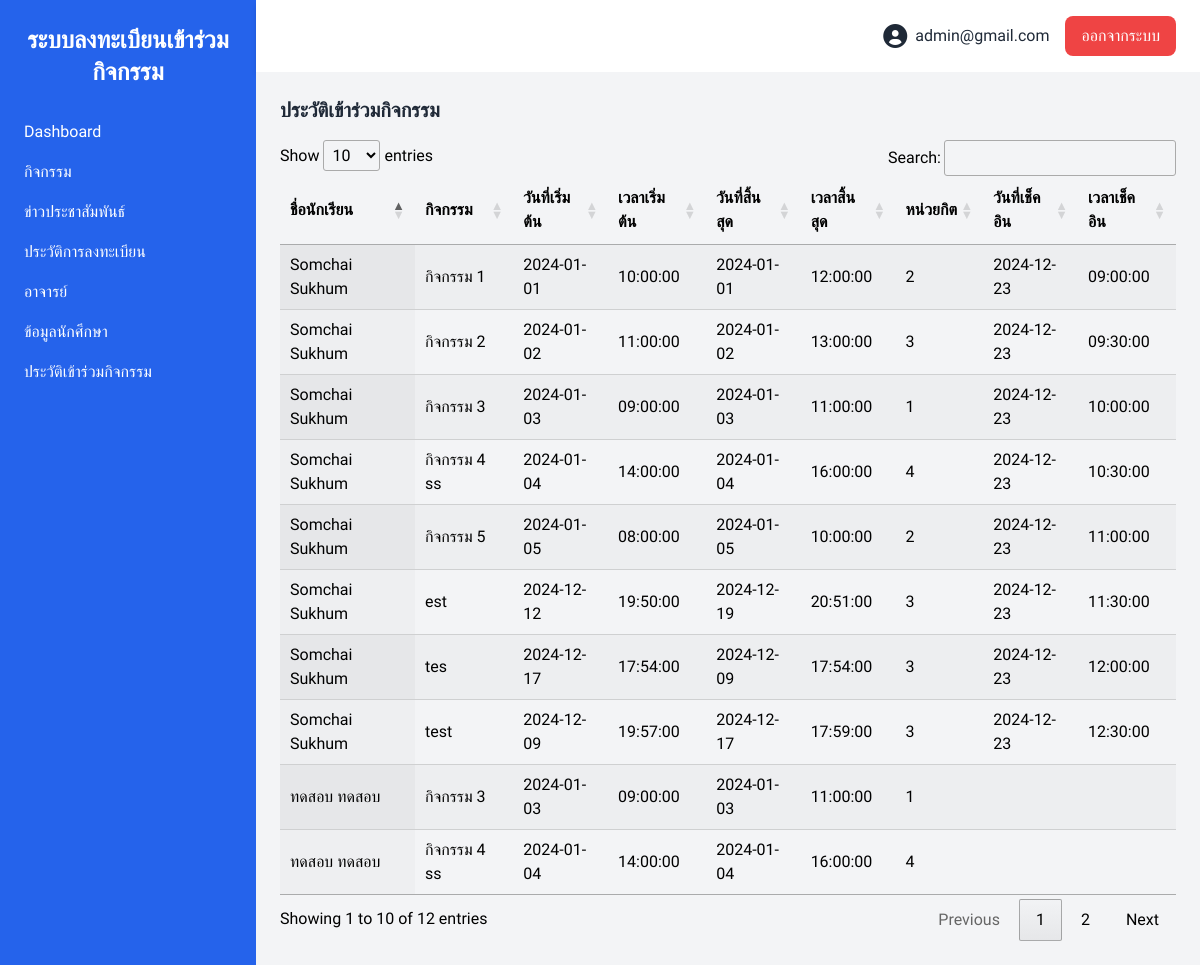
The page /admin_log.php (signed in) on the database its author committed.
### tables this page shows
CREATE TABLE `registrations` (
  `id` int(11) NOT NULL,
  `student_id` int(11) NOT NULL,
  `activity_id` int(11) NOT NULL,
  `registration_date` timestamp NOT NULL DEFAULT current_timestamp()
);

CREATE TABLE `users` (
  `id` int(11) NOT NULL,
  `student_id` varchar(50) NOT NULL,
  `first_name` varchar(50) NOT NULL,
  `last_name` varchar(50) NOT NULL,
  `email` varchar(255) NOT NULL,
  `password` varchar(255) NOT NULL,
  `role` enum('student','teacher','admin') NOT NULL DEFAULT 'student',
  `year_id` int(11) DEFAULT NULL,
  `program_id` int(11) DEFAULT NULL,
  `branch_id` int(11) DEFAULT NULL,
  `created_at` timestamp NOT NULL DEFAULT current_timestamp(),
  `updated_at` timestamp NOT NULL DEFAULT current_timestamp() ON UPDATE current_timestamp()
);

CREATE TABLE `activities` (
  `id` int(11) NOT NULL,
  `name` varchar(255) NOT NULL,
  `description` text NOT NULL,
  `start_date` date NOT NULL,
  `start_time` time NOT NULL,
  `end_date` date NOT NULL,
  `end_time` time NOT NULL,
  `credits` int(11) NOT NULL,
  `status` tinyint(1) NOT NULL DEFAULT 1,
  `image` varchar(255) NOT NULL,
  `created_at` timestamp NOT NULL DEFAULT current_timestamp(),
  `updated_at` timestamp NOT NULL DEFAULT current_timestamp() ON UPDATE current_timestamp()
);

CREATE TABLE `check_ins` (
  `id` int(11) NOT NULL,
  `student_id` int(11) NOT NULL,
  `activity_id` int(11) NOT NULL,
  `check_in_date` date NOT NULL,
  `check_in_time` time NOT NULL,
  `created_at` timestamp NOT NULL DEFAULT current_timestamp(),
  `updated_at` timestamp NOT NULL DEFAULT current_timestamp() ON UPDATE current_timestamp()
);

### admin_log.php (the view, shortened to what this page needs)
<?php
include('db_connection.php');
$sql = "
    SELECT
        r.id AS registration_id,
        u.first_name,
        u.last_name,
        a.name AS activity_name,
        a.start_date,
        a.start_time,
        a.end_date,
        a.end_time,
        a.credits,
        ci.check_in_date,
        ci.check_in_time
    FROM registrations r
    JOIN users u ON r.student_id = u.id
    JOIN activities a ON r.activity_id = a.id
    LEFT JOIN check_ins ci ON ci.student_id = u.id AND ci.activity_id = a.id
    WHERE u.role = 'student';
";
$result = $conn->query($sql);
?>
<!DOCTYPE html>
<html lang="en">
<head>
    <link href="https://cdnjs.cloudflare.com/ajax/libs/font-awesome/6.0.0-beta3/css/all.min.css" rel="stylesheet">
    <link rel="stylesheet" href="https://cdn.datatables.net/1.11.5/css/jquery.dataTables.min.css">
    <script src="https://cdn.tailwindcss.com"></script>
</head>
<body class="bg-gray-100 flex min-h-screen">
    <aside class="w-64 bg-blue-600 text-white flex flex-col">
        <div class="p-6 text-center">
            <h1 class="text-2xl font-bold">ระบบลงทะเบียนเข้าร่วมกิจกรรม</h1>
        </div>
             <?php include('menu.php'); ?>
    </aside>
    <div class="flex-1 flex flex-col">
        <?php include('topbar.php'); ?>
        <main class="p-6 bg-gray-100 flex-1">
            <h3 class="text-xl font-bold text-gray-800 mb-4">ประวัติเข้าร่วมกิจกรรม</h3>
            <table id="studentTable" class="display w-full">
                <thead>
                    <tr>
                        <th>ชื่อนักเรียน</th>
                        <th>กิจกรรม</th>
                        <th>วันที่เริ่มต้น</th>
                        <th>เวลาเริ่มต้น</th>
                        <th>วันที่สิ้นสุด</th>
                        <th>เวลาสิ้นสุด</th>
                        <th>หน่วยกิต</th>
                        <th>วันที่เช็คอิน</th>
                        <th>เวลาเช็คอิน</th>
                    </tr>
                </thead>
                <tbody>
                    <?php
                    if ($result->num_rows > 0) {
                        while ($row = $result->fetch_assoc()) {
                            echo "<tr>
                            <td>{$row['first_name']} {$row['last_name']}</td>
                            <td>{$row['activity_name']}</td>
                            <td>{$row['start_date']}</td>
                            <td>{$row['start_time']}</td>
                            <td>{$row['end_date']}</td>
                            <td>{$row['end_time']}</td>
                            <td>{$row['credits']}</td>
                            <td>{$row['check_in_date']}</td>
                            <td>{$row['check_in_time']}</td>
                        </tr>";
                        }
                    } else {
                        echo "<tr><td colspan='8'>ไม่มีข้อมูล</td></tr>";
                    }
                    ?>
                </tbody>
            </table>
        </main>
    </div>
</body>
</html>

### menu.php (shortened to what this page needs)
<nav class="flex-1">
    <?php if (isset($_SESSION['role']) && $_SESSION['role'] === 'admin'): ?>
        <ul>
            <li class="px-6 py-2 hover:bg-blue-700"><a href="dashboard_admin.php" class="block">Dashboard</a></li>
            <li class="px-6 py-2 hover:bg-blue-700"><a href="admin_activity.php" class="block">กิจกรรม</a></li>
            <li class="px-6 py-2 hover:bg-blue-700"><a href="admin_new.php" class="block">ข่าวประชาสัมพันธ์</a></li>
            <li class="px-6 py-2 hover:bg-blue-700"><a href="admin_register.php" class="block">ประวัติการลงทะเบียน</a></li>
            <li class="px-6 py-2 hover:bg-blue-700"><a href="admin_teacher.php" class="block">อาจารย์</a></li>
            <li class="px-6 py-2 hover:bg-blue-700"><a href="admin_stu.php" class="block">ข้อมูลนักศึกษา</a></li>
            <li class="px-6 py-2 hover:bg-blue-700"><a href="admin_log.php" class="block">ประวัติเข้าร่วมกิจกรรม</a></li>
        </ul>
    <?php endif; ?>
</nav>

### topbar.php (shortened to what this page needs)
<header class="bg-white shadow-md flex justify-between items-center px-6 py-4">
    <div class="flex items-center space-x-4">
        <div class="flex items-center space-x-2">
            <i class="fas fa-user-circle text-gray-800 text-2xl"></i>
            <span class="text-gray-800 font-medium"><?php echo $_SESSION['email']; ?></span>
        </div>
        <button
            class="bg-red-500 text-white px-4 py-2 rounded-lg hover:bg-red-600 transition"
            onclick="logout()">
            ออกจากระบบ
        </button>
    </div>
</header>

### admin_log.php (style rules this page uses)
body { font-family: 'Prompt', sans-serif; }

### rows shown on the page
registrations: student.first_name "Somchai", student.last_name "Sukhum", activity.name "กิจกรรม 1", activity.start_date "2024-01-01", activity.start_time "10:00:00", activity.end_date "2024-01-01", activity.end_time "12:00:00", activity.credits "2", check_ins.check_in_date "2024-12-23", check_ins.check_in_time "09:00:00"
registrations: student.first_name "Somchai", student.last_name "Sukhum", activity.name "กิจกรรม 2", activity.start_date "2024-01-02", activity.start_time "11:00:00", activity.end_date "2024-01-02", activity.end_time "13:00:00", activity.credits "3", check_ins.check_in_date "2024-12-23", check_ins.check_in_time "09:30:00"
registrations: student.first_name "Somchai", student.last_name "Sukhum", activity.name "กิจกรรม 3", activity.start_date "2024-01-03", activity.start_time "09:00:00", activity.end_date "2024-01-03", activity.end_time "11:00:00", activity.credits "1", check_ins.check_in_date "2024-12-23", check_ins.check_in_time "10:00:00"
registrations: student.first_name "ทดสอบ", student.last_name "ทดสอบ", activity.name "กิจกรรม 3", activity.start_date "2024-01-03", activity.start_time "09:00:00", activity.end_date "2024-01-03", activity.end_time "11:00:00", activity.credits "1"
registrations: student.first_name "Somchai", student.last_name "Sukhum", activity.name "กิจกรรม 4 ss", activity.start_date "2024-01-04", activity.start_time "14:00:00", activity.end_date "2024-01-04", activity.end_time "16:00:00", activity.credits "4", check_ins.check_in_date "2024-12-23", check_ins.check_in_time "10:30:00"
registrations: student.first_name "ทดสอบ", student.last_name "ทดสอบ", activity.name "กิจกรรม 4 ss", activity.start_date "2024-01-04", activity.start_time "14:00:00", activity.end_date "2024-01-04", activity.end_time "16:00:00", activity.credits "4"
registrations: student.first_name "Somchai", student.last_name "Sukhum", activity.name "กิจกรรม 5", activity.start_date "2024-01-05", activity.start_time "08:00:00", activity.end_date "2024-01-05", activity.end_time "10:00:00", activity.credits "2", check_ins.check_in_date "2024-12-23", check_ins.check_in_time "11:00:00"
registrations: student.first_name "Somchai", student.last_name "Sukhum", activity.name "est", activity.start_date "2024-12-12", activity.start_time "19:50:00", activity.end_date "2024-12-19", activity.end_time "20:51:00", activity.credits "3", check_ins.check_in_date "2024-12-23", check_ins.check_in_time "11:30:00"
registrations: student.first_name "Somchai", student.last_name "Sukhum", activity.name "tes", activity.start_date "2024-12-17", activity.start_time "17:54:00", activity.end_date "2024-12-09", activity.end_time "17:54:00", activity.credits "3", check_ins.check_in_date "2024-12-23", check_ins.check_in_time "12:00:00"
registrations: student.first_name "Somchai", student.last_name "Sukhum", activity.name "test", activity.start_date "2024-12-09", activity.start_time "19:57:00", activity.end_date "2024-12-17", activity.end_time "17:59:00", activity.credits "3", check_ins.check_in_date "2024-12-23", check_ins.check_in_time "12:30:00"

### other values the page prints
$_SESSION['email'] "admin@gmail.com"
